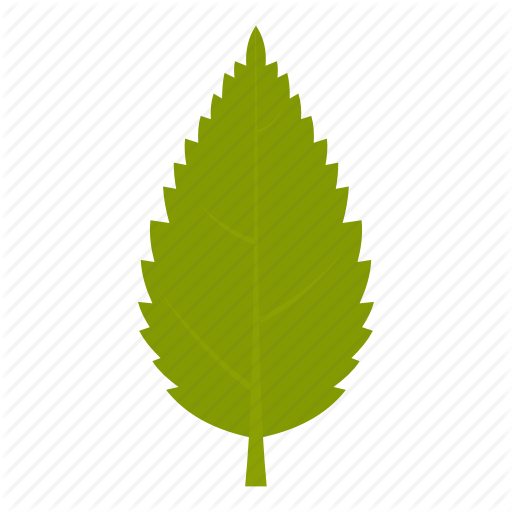
#> input picture leaf.png, 512 x 512 px
$ python Edge_detector_matrix_x_y.py
#> lines starting #> are read from the running program, lines starting #| are printed output that depends on the picture
from PIL import Image
import numpy as np

import time

start_time = time.time()

print(f"Start Time:{start_time}")

xoperator = np.matrix('1 0 -1; 2 0 -2; 1 0 -1') # The Sobel Operator Gx
yoperator = np.matrix('1 2 1; 0 0 0; -1 -2 -1') # Sobel Operator Gy
print(yoperator)

screen_cap = Image.open("leaf.png", 'r')
#> screen_cap is the input picture: PIL image 512x512 RGBA; mean R, G, B, A 49.5, 54.7, 17.8, 63.5
flip = screen_cap

flip = screen_cap.transpose(method=Image.FLIP_TOP_BOTTOM) # Uses pillow library to mirror the screenshot upsidedown.
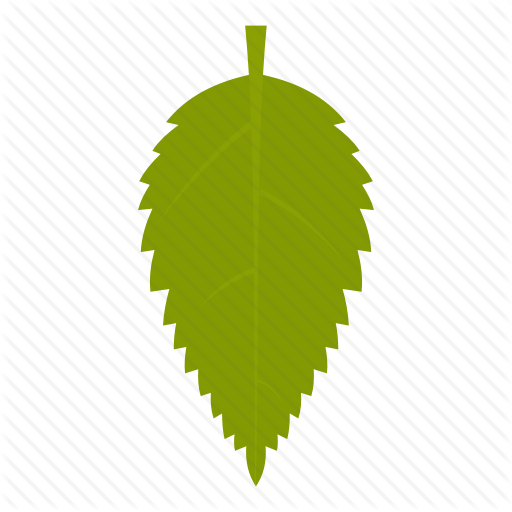
#> flip: PIL image 512x512 RGBA; mean R, G, B, A 49.5, 54.7, 17.8, 63.5; transparent parts drawn white

flip = flip.convert("L")    # Uses pillow library to convert the image to grayscale.
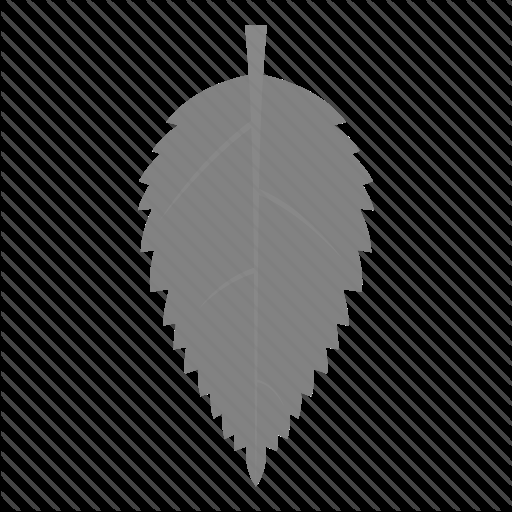
#> flip: PIL image 512x512 L; min 0, max 226, mean 49.1

pixel_data = flip.load()    # Loads the image into a list variable we can change.

width, height = flip.size   # Gets the images Dimensions.
#> width = 512; height = 512

w = width-1
#> w = 511
h = height-1
#> h = 511

##new_image = Image.new("RGB", (w, h), color=0) # Create a new Pillow Image variable that is Greyscale has our width and height in pixels and is all black.
new_image = Image.new("RGB", (w, h), color=0) # Create a new Pillow Image variable that is Greyscale has our width and height in pixels and is all black.
#> new_image: PIL image 511x511 RGB; every value is 0

new_data = new_image.load()                     # Load the new image's pixels into a list variable we can edit.

print(f'W: {w}\nH: {h}\n')                      # Show how Many pixels the new image is.
#| W: 511
#| H: 511

for x in range(3, w, 1):                        # Loop through the width.
    for y in range(3, h, 1):                    # Loop through the height for each pixel in the width.
        top = [pixel_data[x+i, y-1] for i in range(-1, 2, 1)]   # Creates a list of the 3 pixels above left, middle and right of the pixel the loop is on.
        mid = [pixel_data[x+i, y] for i in range(-1, 2, 1)]     #                   "            beside                 "
        bot = [pixel_data[x+i, y+1] for i in range(-1, 2, 1)]   #   x+(-1), x+(0), x+(1)         below                  "

        pixel_matrix = np.matrix([top, mid, bot])               # Create a numpy matrix with these 3 lists.

##        print(pixel_matrix)

##        xproduct = (pixel_matrix[0, :]*xoperator[:,0]) + (pixel_matrix[1,:]*xoperator[:,1]) + (pixel_matrix[2,:]*xoperator[:,2]) # Vector multiply the column of our pixels with the row of the mask operator.
        xproduct = (pixel_matrix[0, :]*xoperator[:,0]) + (pixel_matrix[2,:]*xoperator[:,2]) # Vector multiply the column of our pixels with the row of the mask operator.

        xproduct = abs(int(xproduct))

        yproduct = (pixel_matrix[0, 0:3:2]*yoperator[0:3:2,0]) + (pixel_matrix[1,0:3:2]*yoperator[0:3:2,1]) + (pixel_matrix[2,0:3:2]*yoperator[0:3:2,2])
##        yproduct = (pixel_matrix[0, :]*yoperator[:,0]) + (pixel_matrix[1,:]*yoperator[:,1]) + (pixel_matrix[2,:]*yoperator[:,2])

        yproduct = abs(int(yproduct))

        mag = np.sqrt( (xproduct*xproduct) + (yproduct*yproduct))

        new_data[x, y] = (xproduct, 0, yproduct)    # Get the edges in y direction, makes them red and edges in the x direction and makes them grey.

##        new_data[x, y] = (int(mag))
##
##        print(pixel_data[x,y])
##
##        print(pixel_matrix)
##
##        print(pixel_matrix[0, :]*yoperator[:,0])
##        print(pixel_matrix[2,:]*yoperator[:,2])
##
##
##        break
##    break

end_time = time.time()

print(f"Time Taken to run: {end_time-start_time}")

flip.save('flipped_image_with_red.png')         # Save the coloured screenshot.
new_image.save('Edges_Detected.png')            # Save the edges that were detected.
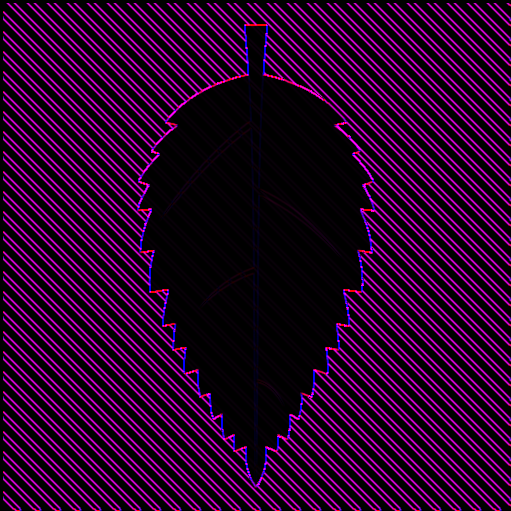
#> saved as Edges_Detected.png: PIL image 511x511 RGB; mean R, G, B 42.7, 0, 43.3
new_image.show()                                # Quick view the edges.
